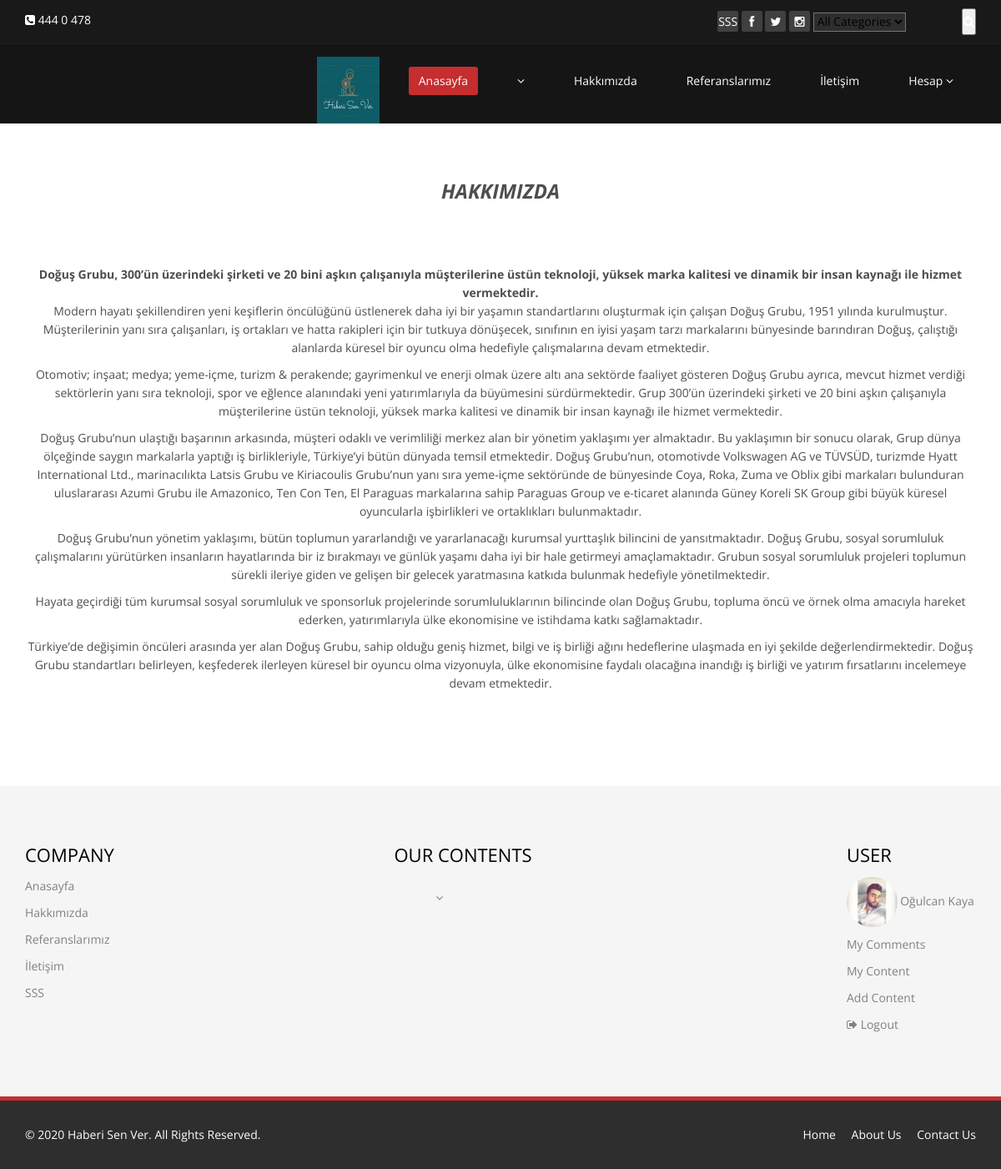
/hakkimizda (signed in), run on the app's committed database.
### Home/models.py (models this page shows, shortened)
class Setting(models.Model):
    STATUS =(
        ('True', 'Evet'),
        ('False', 'Hayır'),
    )
    title = models.CharField(max_length=150)
    keywords = models.CharField(max_length=200)
    description = models.CharField(max_length=200)
    company = models.CharField(max_length=50)
    address = models.CharField(blank=True, max_length=150)
    phone = models.CharField(blank=True,max_length=15)
    fax = models.CharField(blank=True, max_length=15)
    email = models.CharField(blank=True, max_length=50)
    map = models.TextField(blank=True)
    smtpserver = models.CharField(blank=True, max_length=20)
    smtpemail = models.CharField(blank=True, max_length=20)
    smtppassword = models.CharField(blank=True, max_length=20)
    smtpport = models.CharField(blank=True, max_length=5)
    icon = models.ImageField(blank=True, upload_to='images/')
    facebook = models.CharField(max_length=50)
    twitter = models.CharField(max_length=50)
    instagram = models.CharField(max_length=50)
    aboutus = RichTextUploadingField(blank=True)
    contactus = RichTextUploadingField(blank=True)
    references = RichTextUploadingField(blank=True)
    status = models.CharField(max_length=10, choices=STATUS)
    created_at = models.DateTimeField(auto_now_add=True)
    updated_at = models.DateTimeField(auto_now=True)

class UserProfile(models.Model):
    user = models.OneToOneField(User, on_delete=models.CASCADE)
    phone = models.CharField(max_length=15)
    adress = models.CharField(max_length=150)
    city = models.CharField(max_length=150)
    country = models.CharField(max_length=150)
    image = models.ImageField(blank=True, upload_to='images/users/')
    def image_tag(self):
        return mark_safe('<img src="{}" height="50"/>'.format(self.image.url))
    image_tag.short_description = 'Image'

### Home/views.py (the view)
# urls.py: path('hakkimizda', views.hakkimizda, name='hakkimizda'),
def hakkimizda(request):
    category = Category.objects.all()
    setting = Setting.objects.get(pk=1)
    context = {'setting': setting,
               'category': category,
               }
    return render(request, 'hakkimizda.html', context)

### Home/templates/hakkimizda.html (shortened to what this page needs)
{% extends 'homebase.html' %}
{% load static %}
{% block body%}
 <section id="error" class="container text-center">
        {{ setting.aboutus |safe }}
    </section>
{% endblock %}

### Home/templates/header.html (shortened to what this page needs)
{% load static %}
<header id="header">
    <div class="top-bar">
        <div class="container">
            <div class="row">
                <div class="col-sm-6 col-xs-4">
                    <div class="top-number"><p><i class="fa fa-phone-square"></i>  {{ setting.phone}}</p></div>
                </div>
                <div class="col-sm-6 col-xs-8">
                    <div class="social">
                        <ul class="social-share">
                            <li><a href="/SSS"> SSS</a></li>
                            <li><a href="{{ setting.facebook}}"><i class="fa fa-facebook"></i></a></li>
                            <li><a href="{{ setting.twitter}}"><i class="fa fa-twitter"></i></a></li>
                            <li><a href="{{ setting.instagram}}"><i class="fa fa-instagram"></i></a></li>
                        </ul>
                        <div class="search">
                            <form role="form" action="/search/" method="post">
                                {% load mptt_tags %}
                                <select style="background-color: #2e2e2e" name="catid" class="input search">
                                    <option value="0"> All Categories</option>
                                </select>
                                <input id="query" name="query" type="text" class="search-form" autocomplete="off" placeholder="Enter your Keywords">
                                <button class="search-btn"><i class="fa fa-search"></i></button>
                            </form>
                        </div>
                    </div>
                </div>
            </div>
        </div>
    </div>
    <nav class="navbar navbar-inverse" role="banner">
        <div class="container">
            <div class="collapse navbar-collapse navbar-right">
                <a class="navbar-brand" href="/"><img src="{% static 'images/logo1.png'%}" style="height: 60pt;width: 75px;"  alt="logo"></a>
                <ul class="nav navbar-nav">
                    <li class="active"><a href="/">Anasayfa</a></li>
                    {% load mptt_tags %}
                    {% recursetree category %}
                        <li class="dropdown">
                            <a href="/category/{{ node.id }}/{{ node.slug }}" {% if not node.is_leaf_node %} class="dropdown" {% endif %}>{{ node.title }}  {% if not node.is_leaf_node %}<i class="fa fa-angle-down"></i>{% endif %}</a>
                        </li>
                    {% endrecursetree %}
                    <li><a href="/hakkimizda">Hakkımızda</a></li>
                    <li><a href="/referanslar">Referanslarımız</a></li>
                    <li><a href="/iletisim">İletişim</a></li>
                    {% if user.id is not None %}
                        <li class="dropdown">
                            <a href="#" class="dropdown-toggle" data-toggle="dropdown">Hesap  <i class="fa fa-angle-down"></i></a>
                        </li>
                    {% endif %}
                </ul>
            </div>
        </div>
    </nav>
</header>

### Home/templates/footer.html (shortened to what this page needs)
{% load static %}
<section id="bottom">
    <div class="container wow fadeInDown" data-wow-duration="1000ms" data-wow-delay="600ms">
        <div class="row">
            <div class="col-md-3 col-sm-8">
                <div class="widget">
                    <h3>Company</h3>
                    <ul>
                        <li class="active"><a href="/">Anasayfa</a></li>
                        <li><a href="/hakkimizda">Hakkımızda</a></li>
                        <li><a href="/referanslar">Referanslarımız</a></li>
                        <li><a href="/iletisim">İletişim</a></li>
                        <li><a href="/SSS"> SSS</a></li>
                    </ul>
                </div>
            </div>
            <div class="col-md-3 col-sm-8" style="margin-left: 150px">
                <div class="widget">
                    <h3>Our Contents</h3>
                    <ul class="nav navbar-nav">
                        {% load mptt_tags %}
                        {% recursetree category %}
                            <li class="dropdown">
                                <a href="/category/{{ node.id }}/{{ node.slug }}" {% if not node.is_leaf_node %} class="dropdown" {% endif %}>{{ node.title }}  {% if not node.is_leaf_node %}<i class="fa fa-angle-down"></i>{% endif %}</a>
                            </li>
                        {% endrecursetree %}
                </div>
            </div>
            <div style="margin-left: 1000px">
                <div class="widget">
                    <h3>User</h3>
                    {% if user.id is not None %}
                        <ul >
                            <li><a href="/user"><img src="{{ user.userprofile.image.url}}" height="60px" class="img-circle"> {{user.first_name}} {{user.last_name}} </a></li>
                            <li><a href="/user/comments/">My Comments </a></li>
                            <li><a href="/user/mynews">My Content </a></li>
                            <li><a href="/user/addnews" > Add Content </a></li>
                            <li><a href="/logout/"><i class="fa fa-sign-out"> </i>  Logout</a></li>
                        </ul>
                    {% else %}
                        <ul >
                            <li><a href="/login/"><i class="fa fa-unlock"> </i>  Login</a></li>
                            <li><a href="/register/"><i class="fa fa-sign-in"> </i>  Sign up</a></li>
                        </ul>
                    {% endif %}
                </div>
            </div>
        </div>
    </div>
</section>
<footer id="footer" class="midnight-blue">
    <div class="container">
        <div class="row">
            <div class="col-sm-6">
                &copy; 2020 <a target="_blank" href="{{setting.facebook}}" title="Free Twitter Bootstrap WordPress Themes and HTML templates">{{setting.company}}</a>. All Rights Reserved.
            </div>
            <div class="col-sm-6">
                <ul class="pull-right">
                    <li><a href="#">Home</a></li>
                    <li><a href="/hakkimizda">About Us</a></li>
                    <li><a href="/iletisim">Contact Us</a></li>
                </ul>
            </div>
        </div>
    </div>
</footer>

### Home/static/css/main.css (style rules this page uses)
body { background: #fff; font-family: 'Open Sans', sans-serif; color:#4e4e4e; line-height: 22px; }
h1, h2, h3, h4, h5, h6 { font-weight: 600; font-family: 'Open Sans', sans-serif; color:#4e4e4e; }
h3 { font-size: 16px; color: #787878; font-weight: 400; line-height: 24px; }
a { color: #c52d2f; -webkit-transition: color 300ms, background-color 300ms; -moz-transition: color 300ms, background-color 300ms; -o-transition: color 300ms, background-color 300ms; transition: color 300ms, background-color 300ms; }
body > section { padding: 70px 0; }
#header .search { display: inline-block; }
.navbar>.container .navbar-brand { margin-left: 0; }
.top-bar { padding: 10px 0; background: #191919; border-bottom: 1px solid #222; line-height: 28px; }
.top-number { color: #fff; }
.top-number p { margin: 0 }
.social { text-align: right; }
.social-share { display: inline-block; list-style: none; padding: 0; margin: 0; }
ul.social-share li { display: inline-block; }
ul.social-share li a { display: inline-block; color: #fff; background: #404040; width: 25px; height: 25px; line-height: 25px; text-align: center; border-radius: 2px; }
.search i { color: #fff; }
input.search-form { background: transparent; border: 0 none; width: 60px; padding: 0 10px; color: #FFF; -webkit-transition: all 400ms; -moz-transition: all 400ms; -ms-transition: all 400ms; -o-transition: all 400ms; transition: all 400ms; }
.navbar-brand { padding: 0; margin:0; }
.navbar { border-radius: 0; margin-bottom: 0; background: #151515; padding: 15px 0; padding-bottom: 0; }
.navbar-nav { margin-top: 12px; }
.navbar-nav>li { margin-left: 35px; padding-bottom: 28px; }
.navbar-inverse .navbar-nav > li > a { padding: 5px 12px; margin: 0; border-radius: 3px; color: #fff; line-height: 24px; display: inline-block; }
.navbar-inverse { border: none; }
.navbar-inverse .navbar-brand { font-size: 36px; line-height: 50px; color: #fff; }
.navbar-inverse .navbar-nav > .active > a, .navbar-inverse .navbar-nav > .active > a:hover, .navbar-inverse .navbar-nav > .active > a:focus, .navbar-inverse .navbar-nav > .open > a, .navbar-inverse .navbar-nav > .open > a:hover, .navbar-inverse .navbar-nav > .open > a:focus { background-color: #c52d2f; color: #fff; }
.navbar-inverse .navbar-collapse, .navbar-inverse .navbar-form { border-top: 0; padding-bottom: 0; }
.widget { margin-bottom: 60px; padding-left: 0; }
.widget h3 { color: #000; text-transform: uppercase; margin-bottom: 20px; }
#bottom { background: #f5f5f5; border-bottom: 5px solid #c52d2f; font-size: 14px; }
#bottom h3 { margin-top: 0; margin-bottom: 10px; text-transform: uppercase; font-size:22px; color: #000; }
#bottom ul { list-style: none; padding: 0; margin: 0; }
#bottom ul li { display: block; padding: 5px 0; }
#bottom ul li a { color: #808080; }
#bottom .widget { margin-bottom: 0; }
#footer { padding-top: 30px; padding-bottom: 30px; color: #fff; background: #2e2e2e; }
#footer a { color: #fff; }
#footer ul { list-style: none; padding: 0; margin: 0; }
#footer ul > li { display: inline-block; margin-left: 15px; }

### data on the page
Setting: phone "444 0 478", aboutus "HAKKIMIZDA Doğuş Grubu, 300’ün üzerindeki şirketi ve 20 bini aşkın çalışanıyla müşterilerine üstün teknoloji, yüksek marka kalitesi ve dinamik bir insan kaynağı ile hizmet vermektedir. Modern hayatı şekillendiren yeni keşiflerin öncülüğünü üstlenerek daha iyi bir yaşamın standartlarını oluşturmak için çalışan Doğuş Grubu, 1951 yılında kurulmuştur. Müşterilerinin yanı sıra çalışanları, iş ortakları ve hatta rakipleri için bir tutkuya dönüşecek, sınıfının en iyisi yaşam tarzı markalarını bünyesinde barındıran Doğuş, çalıştığı alanlarda küresel bir oyuncu olma hedefiyle çalışmalarına devam etmektedir. Otomotiv; inşaat; medya; yeme-içme, turizm & perakende; gayrimenkul ve enerji olmak üzere…", company "Haberi Sen Ver"

### other printed values
{{ user.first_name }} "Oğulcan"
{{ user.last_name }} "Kaya"
